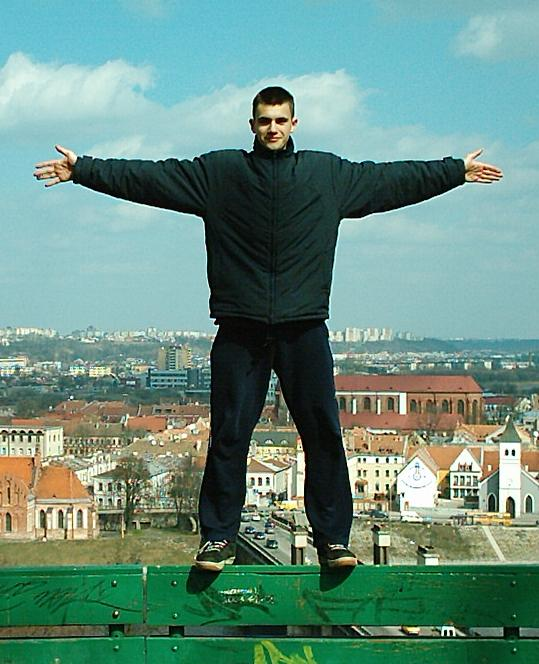
#> input picture OpenCV101/00.jpg, 539 x 664 px
$ python 07-ImageFlipping.py
#> lines starting #> are read from the running program, lines starting #| are printed output that depends on the picture
import cv2 as cv
import numpy as np
import argparse
import imutils

#construct the argument parser and parse the argument
ap = argparse.ArgumentParser()
ap.add_argument('-i', '--image', type = str, default = '00.jpg', help = 'Path to input image')
args = vars(ap.parse_args())

#load and display image
image = cv.imread(args['image'])
#> image is the input picture: shape (664, 539, 3); mean B, G, R 129.2, 142.4, 105.3
cv.imshow('image', image)
cv.waitKey(0)

#Flip image Horizontally
print('[INFO] Flipping image Horizontally')
flipped_H = cv.flip(image, 1)
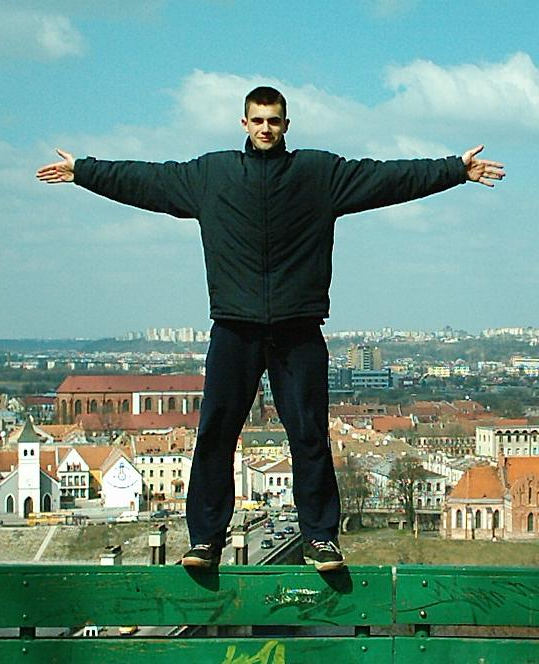
#> flipped_H: shape (664, 539, 3); mean B, G, R 129.2, 142.4, 105.3
cv.imshow('Horizontally Flipped', flipped_H)
cv.waitKey(0)

#Flip image Vertically
print('[INFO] Flipping image Vertically')
flipped_V = cv.flip(image, 0)
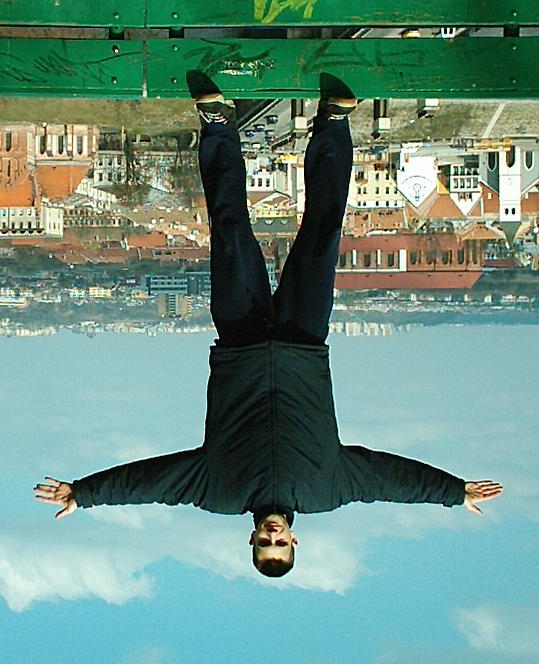
#> flipped_V: shape (664, 539, 3); mean B, G, R 129.2, 142.4, 105.3
cv.imshow('Vertically Flipped', flipped_V)
cv.waitKey(0)

#Flip image Horizontally and Vertically
print('[INFO] Flipping image Horizontally and Vertically')
flipped_HV = cv.flip(image, -1)
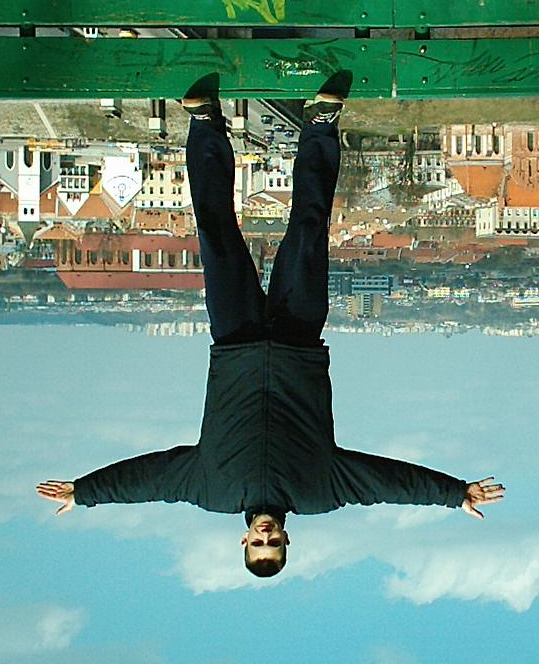
#> flipped_HV: shape (664, 539, 3); mean B, G, R 129.2, 142.4, 105.3
cv.imshow('Horizontally and Vertically Flipped', flipped_HV)
cv.waitKey(0)

cv.destroyAllWindows()

$ run again, with OpenCV101/road2.jpg copied over OpenCV101/00.jpg
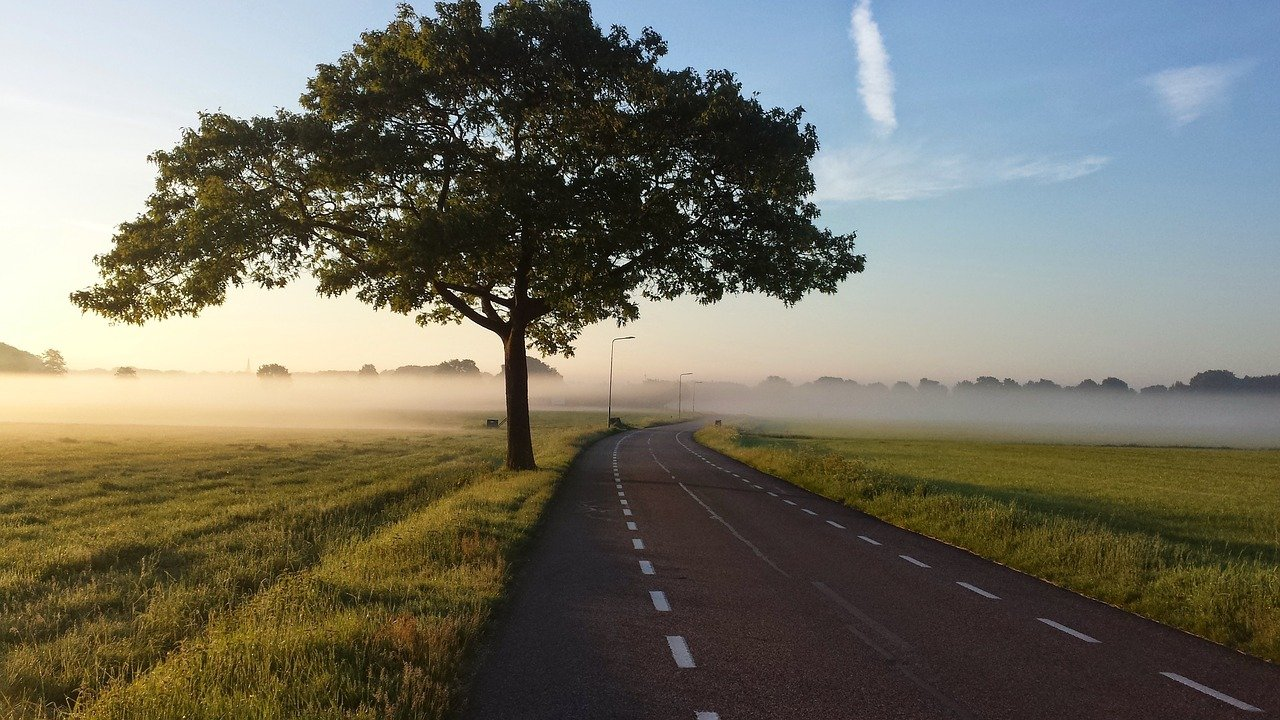
#> input picture OpenCV101/road2.jpg, 1280 x 720 px
#> image is the input picture: shape (720, 1280, 3); mean B, G, R 101.7, 114.6, 116.3
#> `flipped_V = cv.flip(image, 0)`:
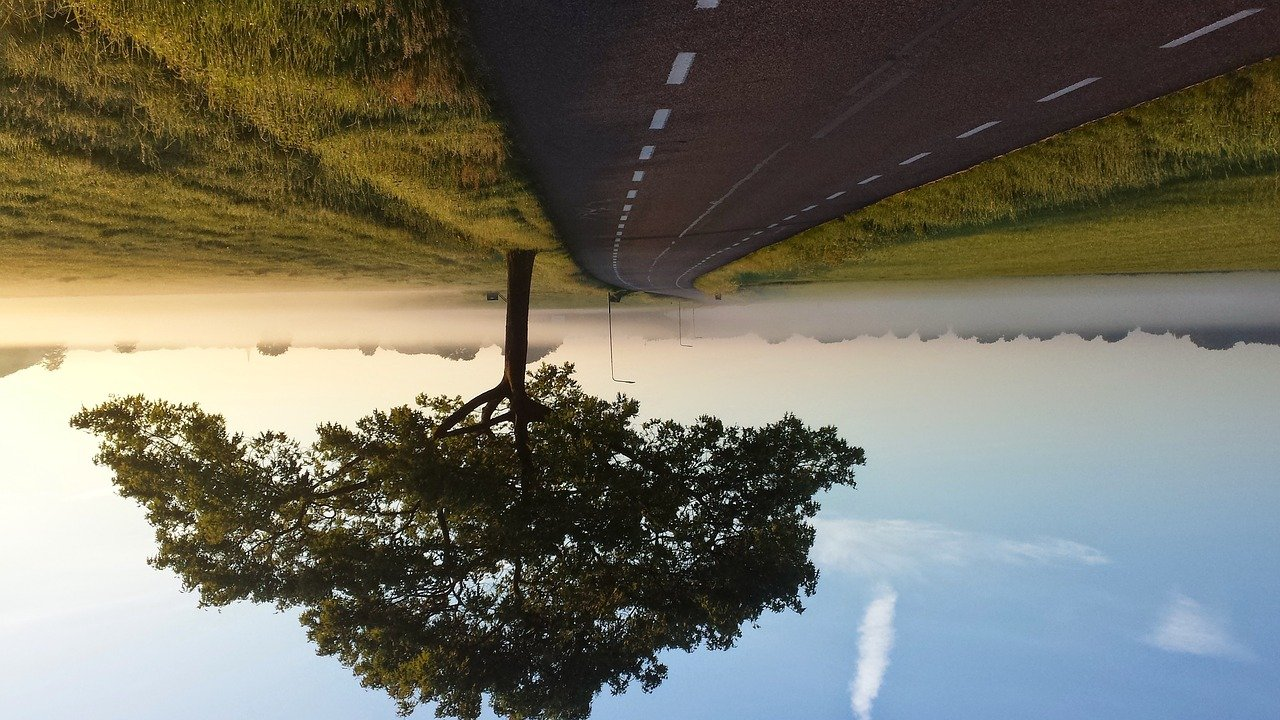
#> flipped_V: shape (720, 1280, 3); mean B, G, R 101.7, 114.6, 116.3
#> `flipped_HV = cv.flip(image, -1)`:
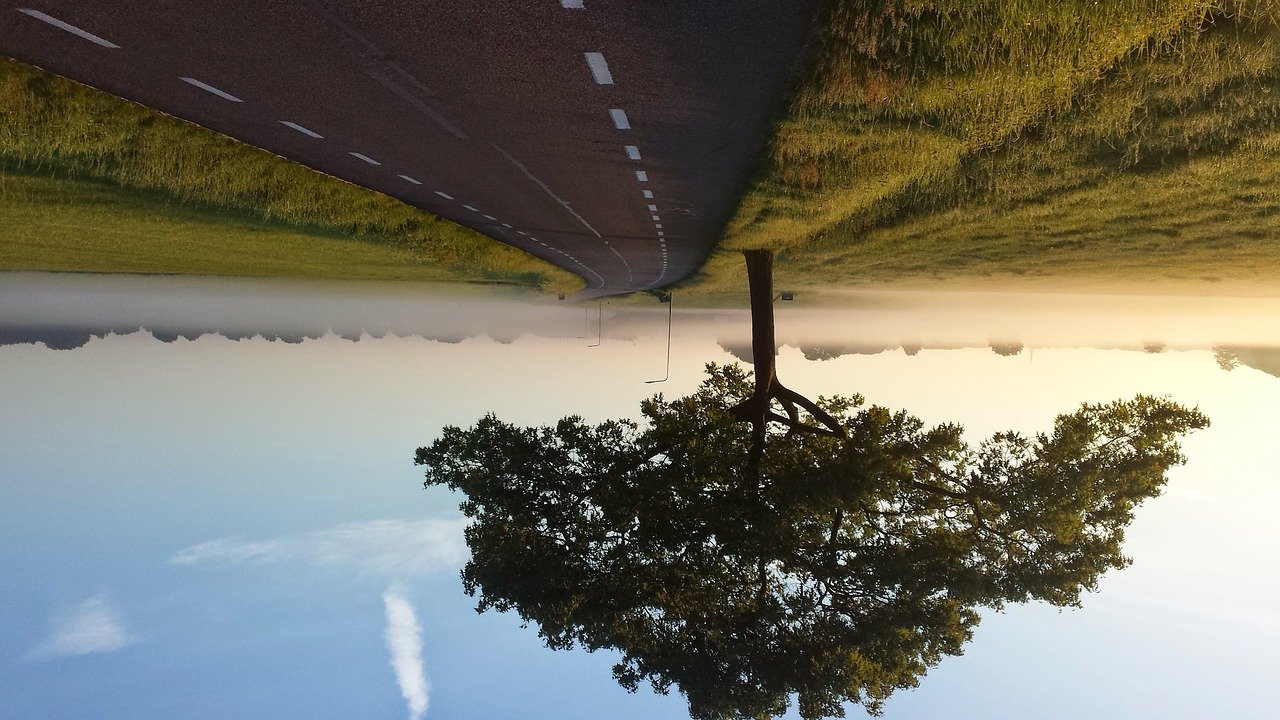
#> flipped_HV: shape (720, 1280, 3); mean B, G, R 101.7, 114.6, 116.3

$ run again, with OpenCV101/road3.jpg copied over OpenCV101/00.jpg
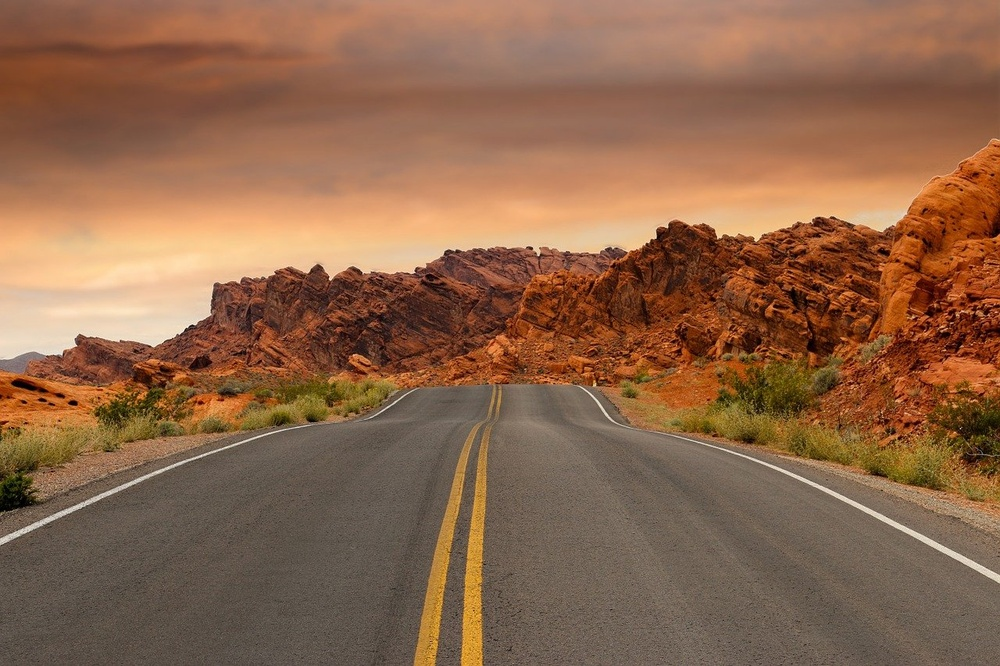
#> input picture OpenCV101/road3.jpg, 1000 x 666 px, shrunk from 1280 x 853 before the run
#> image is the input picture: shape (666, 1000, 3); mean B, G, R 75.4, 102, 141.2
#> `flipped_V = cv.flip(image, 0)`:
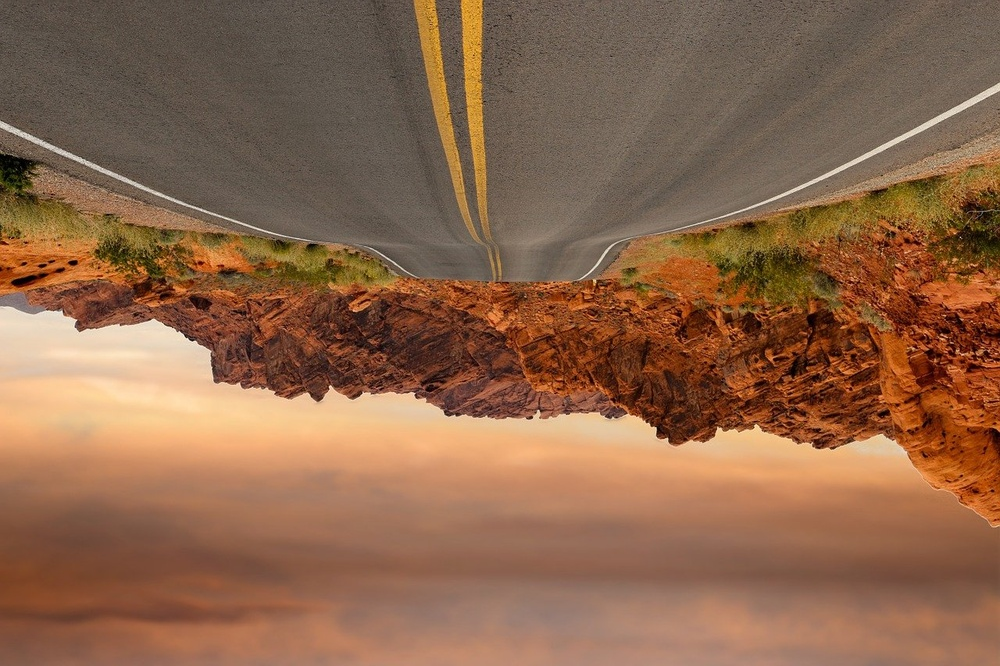
#> flipped_V: shape (666, 1000, 3); mean B, G, R 75.4, 102, 141.2
#> `flipped_HV = cv.flip(image, -1)`:
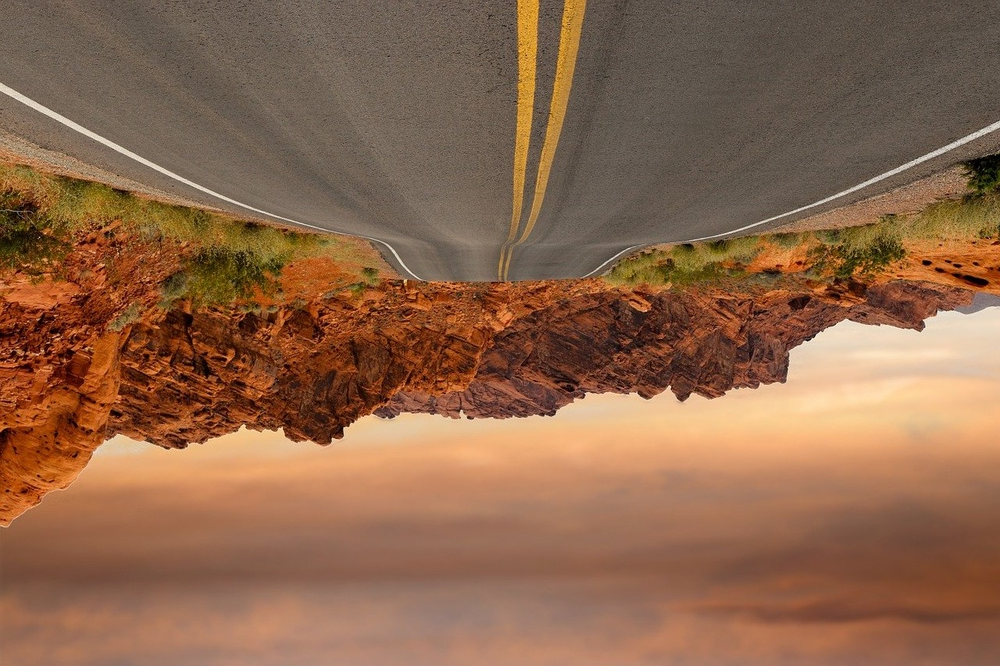
#> flipped_HV: shape (666, 1000, 3); mean B, G, R 75.4, 102, 141.2
